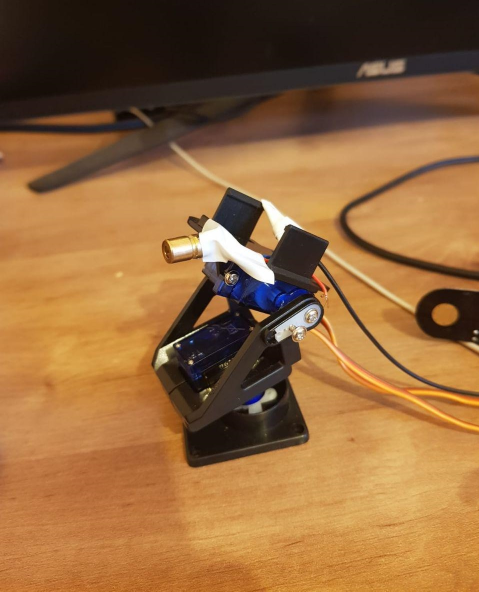
#> input picture images/laser_rotation.jpg, 958 x 1183 px, given in place of the camera (shown at 1/2 size)
$ python laser_tracking.py
#> lines starting #> are read from the running program, lines starting #| are printed output that depends on the picture; after the words box and inside, x2 and y2 are one past the last pixel; in counts of white or black regions, pixels touching at a corner belong together
# import the necessary packages
from imutils.video import VideoStream
import argparse
import datetime
import imutils
import time
import cv2
import RPi.GPIO as GPIO
from time import sleep
from threading import Thread
import numpy as np
import math

GPIO.setmode(GPIO.BOARD)
GPIO.setup(33, GPIO.OUT)
laser=GPIO.PWM(33, 50)
laser.start(0)


stop_thread = False


vertical_min = 63
vertical_max = 115
vertical_range = vertical_max - vertical_min
horizontal_min = 96
horizontal_max = 160
horizontal_range = horizontal_max - horizontal_min

vertical_starting_angle = 83
horizontal_starting_angle = 120


vertical_angle = vertical_starting_angle
horizontal_angle = horizontal_starting_angle


frame_width = 500

prev_verical = 0
prev_hor = 0
rect_global = (0,0)
diff_x = 0
diff_y = 0


GPIO.setup(12, GPIO.OUT)
GPIO.setup(32, GPIO.OUT)
vertical=GPIO.PWM(12, 50)
vertical.start(0)
hor=GPIO.PWM(32, 50)
hor.start(0)


# Function that aiming towards the target
def changeRot():
    global prev_verical,prev_hor,horizontal_angle,vertical_angle,rect_global,frame_global,stop_thread

    if prev_verical == vertical_angle and prev_hor == horizontal_angle:
            return

    duty = vertical_angle / 18 + 2
    GPIO.output(12, True)
    vertical.ChangeDutyCycle(duty)


    duty = horizontal_angle / 18 + 2
    GPIO.output(32, True)
    hor.ChangeDutyCycle(duty)
    sleep(0.1)
    GPIO.output(12, False)
    vertical.ChangeDutyCycle(0)


    GPIO.output(32, False)
    hor.ChangeDutyCycle(0)

    prev_verical = vertical_angle
    prev_hor = horizontal_angle


sleep(1)
changeRot() # initialize the starting degree of servo
sleep(1)


lower_red = np.array([200,200,220])
upper_red = np.array([255,255,255])


# Out record video optional
#out = cv2.VideoWriter('test.mp4', cv2.VideoWriter_fourcc(*'H264'), 25, (500,375))

vs = VideoStream(src=0).start()
time.sleep(2.0)

# initialize the first frame in the video stream
firstFrame = None # we compare the current frame with last frame
counter = 0

## Finding the laser real location in camera frame
def findLaserCoordinates(x,y,coords):
    distance = 10000000
    f = ()
    if type(coords) != None:
        for p in coords:
            dist = math.hypot(x - p[0][0], y - p[0][1])
            if distance > dist:
                distance = dist
                f = (p[0][0],p[0][1])
    return f

# calculate the degree towards the target
def lasertopoint(rect):
    global vertical_angle,horizontal_angle,rect_global,diff_x,diff_y

    (x,y) = rect

    vertical_angle = vertical_max - ((y-diff_y)/375) * vertical_range
    horizontal_angle = horizontal_max - ((x-diff_x)/frame_width) * horizontal_range

# Calculate the differences between real location of laser and actually hit point.
def updateDiff(ax_hit, ay_hit, sx_hit, sy_hit): # ax = actualy hit / sx = suppose hit
    global diff_x,diff_y

    diff_x = ax_hit - sx_hit
    diff_y = ay_hit - sy_hit

# Check if laser is found inside detected rect.
def isLaser(small_rect_frame):
    global lower_red ,upper_red

    mask = cv2.inRange(small_rect_frame, lower_red, upper_red)
    img=mask.astype(np.uint8)
    coord=cv2.findNonZero(img)

    return (str(type(coord)) != '<class \'NoneType\'>')

# loop over the frames of the video
while True:

    # grab the current frame and initialize the occupied/unoccupied
    # text
    counter += 1
    frame = vs.read()
#> frame is the input picture: shape (1183, 958, 3); mean B, G, R 61.1, 104.5, 148

    # if the frame could not be grabbed, then we have reached the end
    # of the video
    if frame is None:
        break

    # resize the frame
    frame = imutils.resize(frame, width=frame_width)
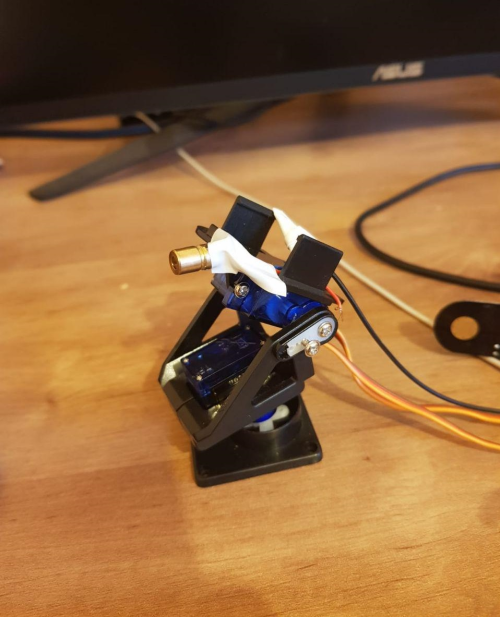
#> frame: shape (617, 500, 3); mean B, G, R 61.1, 104.5, 148

    # detecting red colors in order to detect laser

    mask = cv2.inRange(frame, lower_red, upper_red)
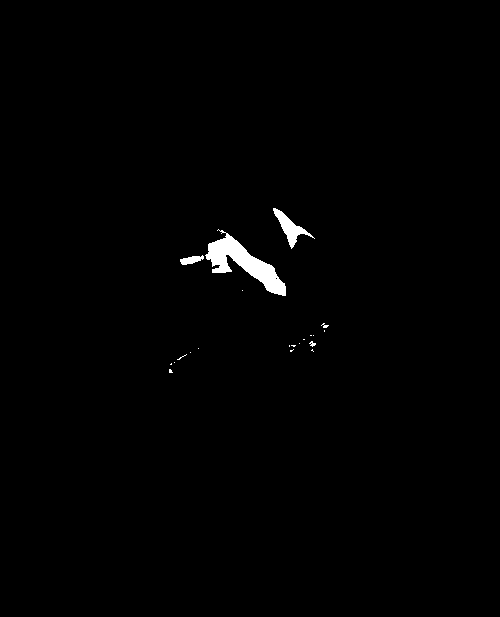
#> mask: shape (617, 500); 0.84% white; 21 white regions (17 under 20 px), largest, box (x1, y1, x2, y2) and area: (205, 229, 286, 296) 1855, (273, 208, 315, 249) 493, (180, 255, 204, 265) 141, (309, 341, 316, 347) 22
    img=mask.astype(np.uint8)
    coord=cv2.findNonZero(img)
#> coord = contour of 2588 points, box (x1, y1, x2, y2) (169, 208, 329, 373), area 7016

    # gray scale
    gray = cv2.cvtColor(frame, cv2.COLOR_BGR2GRAY)
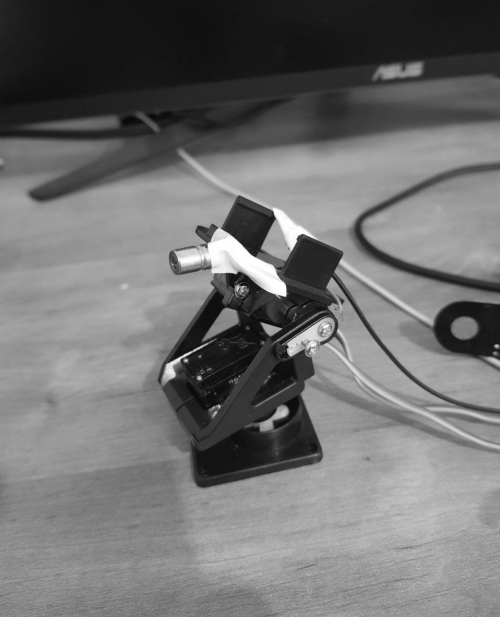
#> gray: shape (617, 500); min 8, max 255, mean 112.6
    gray = cv2.GaussianBlur(gray, (21, 21), 0)
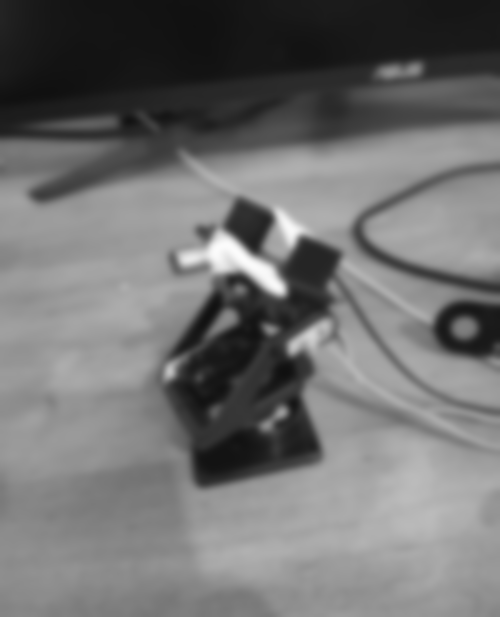
#> gray: shape (617, 500); min 16, max 252, mean 112.6

    # if the first frame is None, initialize it
    if firstFrame is None:
        firstFrame = gray
        continue

    # compute the absolute difference between the current frame and
    # first frame
    frameDelta = cv2.absdiff(firstFrame, gray)
    firstFrame = gray

    thresh = cv2.threshold(frameDelta, 25, 255, cv2.THRESH_BINARY)[1]

    # dilate the thresholded image to fill in holes, then find contours
    # on thresholded image
    thresh = cv2.dilate(thresh, None, iterations=2)
    cnts = cv2.findContours(thresh.copy(), cv2.RETR_EXTERNAL,
        cv2.CHAIN_APPROX_SIMPLE)
    cnts = imutils.grab_contours(cnts)

    ''' # In this script not in used, we saw in real time in raspberry pi its heavily effects FPS and wasn't accurate at all.
    if 0 and counter % 10 == 0 and type(coord) != None:
        (x,y) = rect_global
        mPoint = findLaserCoordinates(x,y,coord)
        (ax_hit,ay_hit) = mPoint
        updateDiff(ax_hit,ay_hit,x,y)
        #print(mPoint)
    '''
    i = 0
    # loop over the contours
    for c in cnts:
        # compute the bounding box for the contour, draw it on the frame,
        # and update the text
        (x, y, w, h) = cv2.boundingRect(c)
        small_rect = frame[y:y+h,x:x+w] # the first rectangle movement captured
        #if(isLaser(small_rect)): ## Optional
        #    break

        rect_global = (x+w/2 , y+h/2) # center of rec
        cv2.rectangle(frame, (x, y), (x + w, y + h), (0, 255, 0), 2) # drawing rec


        lasertopoint(rect_global) # calculate the degree towards target
        changeRot() # aiming towards it
        break
             #   print(x+w,y+h)


    cv2.imshow("Security Feed", frame)  # real frame
    cv2.imshow("Red Window", mask) # Red light only
    key = cv2.waitKey(1) & 0xFF

    # if the `q` key is pressed, break from the lop
    if key == ord("q"):
        GPIO.cleanup()
        break


stop_thread = True
#> stop_thread = True
vertical.stop()
#> (this line was passed over: RPi is not available in this run)
hor.stop()
#> (this line was passed over: RPi is not available in this run)
laser.stop()
#> (this line was passed over: RPi is not available in this run)
# cleanup the camera and close any open windows
vs.stop()
cv2.destroyAllWindows()

$ run again, on images/photo_2019-06-26_20-16-11.jpg
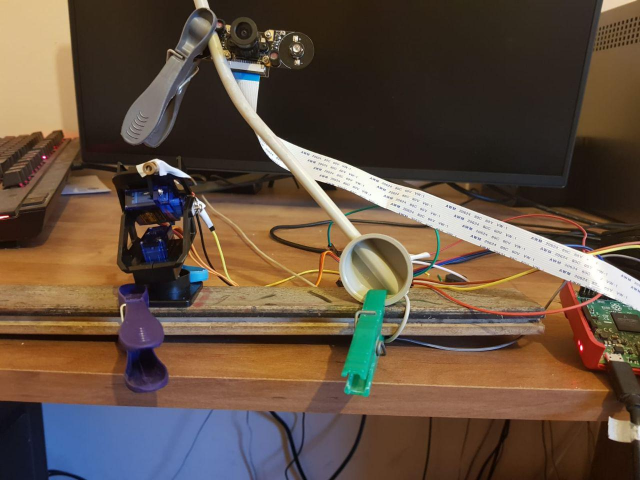
#> input picture images/photo_2019-06-26_20-16-11.jpg, 1280 x 960 px, given in place of the camera (shown at 1/2 size)
#> frame is the input picture: shape (960, 1280, 3); mean B, G, R 65.3, 80.2, 98.5
#> frame: shape (375, 500, 3)
#> `mask = cv2.inRange(frame, lower_red, upper_red)`:
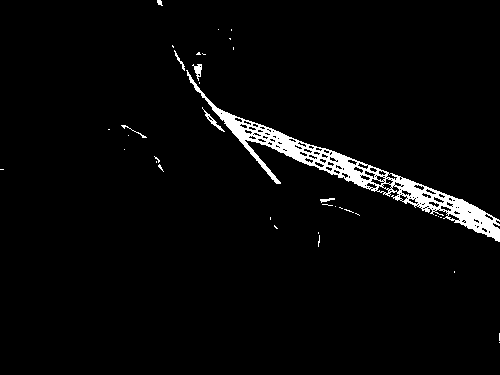
#> mask: shape (375, 500); 3.1% white; 37 white regions (30 under 20 px), largest, box (x1, y1, x2, y2) and area: (186, 70, 500, 242) 5363, (202, 107, 225, 132) 89, (192, 64, 202, 81) 81
#> coord = contour of 5828 points, box (x1, y1, x2, y2) (0, 0, 500, 343), area 2190
#> `gray = cv2.GaussianBlur(gray, (21, 21), 0)`:
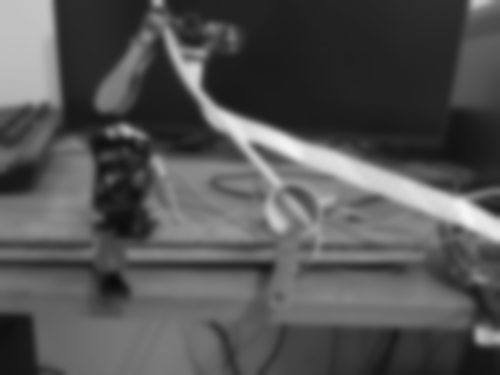
#> gray: shape (375, 500); min 11, max 245, mean 84
#> stop_thread = True
